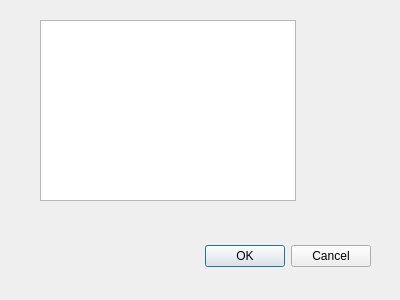
<?xml version="1.0" encoding="UTF-8"?>
<ui version="4.0">
 <class>SelectTheme</class>
 <widget class="QDialog" name="SelectTheme">
  <property name="geometry">
   <rect>
    <x>0</x>
    <y>0</y>
    <width>400</width>
    <height>300</height>
   </rect>
  </property>
  <property name="windowTitle">
   <string>Dialog</string>
  </property>
  <widget class="QDialogButtonBox" name="buttonBox">
   <property name="geometry">
    <rect>
     <x>30</x>
     <y>240</y>
     <width>341</width>
     <height>32</height>
    </rect>
   </property>
   <property name="orientation">
    <enum>Qt::Horizontal</enum>
   </property>
   <property name="standardButtons">
    <set>QDialogButtonBox::Cancel|QDialogButtonBox::Ok</set>
   </property>
  </widget>
  <widget class="QListView" name="listView">
   <property name="geometry">
    <rect>
     <x>40</x>
     <y>20</y>
     <width>256</width>
     <height>181</height>
    </rect>
   </property>
  </widget>
 </widget>
 <resources/>
 <connections>
  <connection>
   <sender>buttonBox</sender>
   <signal>accepted()</signal>
   <receiver>SelectTheme</receiver>
   <slot>accept()</slot>
   <hints>
    <hint type="sourcelabel">
     <x>248</x>
     <y>254</y>
    </hint>
    <hint type="destinationlabel">
     <x>157</x>
     <y>274</y>
    </hint>
   </hints>
  </connection>
  <connection>
   <sender>buttonBox</sender>
   <signal>rejected()</signal>
   <receiver>SelectTheme</receiver>
   <slot>reject()</slot>
   <hints>
    <hint type="sourcelabel">
     <x>316</x>
     <y>260</y>
    </hint>
    <hint type="destinationlabel">
     <x>286</x>
     <y>274</y>
    </hint>
   </hints>
  </connection>
 </connections>
</ui>
